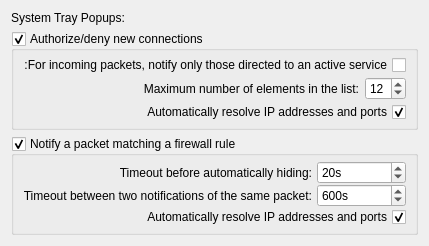
     <widget class="QWidget" name="Popups">
      <attribute name="title">
       <string>Popups</string>
      </attribute>
      <layout class="QVBoxLayout" name="verticalLayout_5">
       <item>
        <widget class="QLabel" name="labelPopups">
         <property name="sizePolicy">
          <sizepolicy hsizetype="Preferred" vsizetype="Maximum">
           <horstretch>0</horstretch>
           <verstretch>0</verstretch>
          </sizepolicy>
         </property>
         <property name="text">
          <string>System Tray Popups:</string>
         </property>
        </widget>
       </item>
       <item>
        <widget class="QGroupBox" name="gBPupNotifier">
         <property name="title">
          <string>Authorize/deny new connections</string>
         </property>
         <property name="checkable">
          <bool>true</bool>
         </property>
         <property name="checked">
          <bool>true</bool>
         </property>
         <layout class="QGridLayout" name="_2">
          <property name="leftMargin">
           <number>4</number>
          </property>
          <property name="topMargin">
           <number>4</number>
          </property>
          <property name="rightMargin">
           <number>9</number>
          </property>
          <property name="bottomMargin">
           <number>5</number>
          </property>
          <property name="horizontalSpacing">
           <number>6</number>
          </property>
          <property name="verticalSpacing">
           <number>2</number>
          </property>
          <item row="1" column="1">
           <widget class="IQFSpinBox" name="sbMaxPopupElems">
            <property name="minimum">
             <number>1</number>
            </property>
            <property name="maximum">
             <number>50</number>
            </property>
            <property name="singleStep">
             <number>1</number>
            </property>
            <property name="value">
             <number>12</number>
            </property>
           </widget>
          </item>
          <item row="1" column="0">
           <widget class="QLabel" name="label">
            <property name="sizePolicy">
             <sizepolicy hsizetype="Preferred" vsizetype="Preferred">
              <horstretch>1</horstretch>
              <verstretch>0</verstretch>
             </sizepolicy>
            </property>
            <property name="text">
             <string>Maximum number of elements in the list:</string>
            </property>
            <property name="alignment">
             <set>Qt::AlignRight|Qt::AlignTrailing|Qt::AlignVCenter</set>
            </property>
           </widget>
          </item>
          <item row="2" column="0" colspan="2">
           <widget class="IQFCheckBox" name="cBResolveNotifier">
            <property name="layoutDirection">
             <enum>Qt::RightToLeft</enum>
            </property>
            <property name="text">
             <string>Automatically resolve IP addresses and ports</string>
            </property>
            <property name="checked">
             <bool>true</bool>
            </property>
           </widget>
          </item>
          <item row="0" column="0" colspan="2">
           <widget class="IQFCheckBox" name="cBNotifyListeningOnly">
            <property name="layoutDirection">
             <enum>Qt::RightToLeft</enum>
            </property>
            <property name="text">
             <string>:For incoming packets, notify only those directed to an active service</string>
            </property>
           </widget>
          </item>
         </layout>
        </widget>
       </item>
       <item>
        <widget class="QGroupBox" name="gBPupMatch">
         <property name="title">
          <string>Notify a packet matching a firewall rule</string>
         </property>
         <property name="checkable">
          <bool>true</bool>
         </property>
         <property name="checked">
          <bool>true</bool>
         </property>
         <layout class="QGridLayout" name="_3">
          <property name="leftMargin">
           <number>9</number>
          </property>
          <property name="topMargin">
           <number>5</number>
          </property>
          <property name="rightMargin">
           <number>9</number>
          </property>
          <property name="bottomMargin">
           <number>5</number>
          </property>
          <property name="horizontalSpacing">
           <number>5</number>
          </property>
          <property name="verticalSpacing">
           <number>0</number>
          </property>
          <item row="1" column="1">
           <widget class="IQFSpinBox" name="sbBetweenMatches">
            <property name="sizePolicy">
             <sizepolicy hsizetype="Preferred" vsizetype="Fixed">
              <horstretch>1</horstretch>
              <verstretch>0</verstretch>
             </sizepolicy>
            </property>
            <property name="toolTip">
             <string>You can set a timeout between 10 and 36000 seconds (10 hours)</string>
            </property>
            <property name="suffix">
             <string comment="The timeout is expressed in seconds">s</string>
            </property>
            <property name="minimum">
             <number>10</number>
            </property>
            <property name="maximum">
             <number>36000</number>
            </property>
            <property name="singleStep">
             <number>10</number>
            </property>
            <property name="value">
             <number>600</number>
            </property>
           </widget>
          </item>
          <item row="1" column="0">
           <widget class="QLabel" name="label_2">
            <property name="sizePolicy">
             <sizepolicy hsizetype="Preferred" vsizetype="Preferred">
              <horstretch>3</horstretch>
              <verstretch>0</verstretch>
             </sizepolicy>
            </property>
            <property name="text">
             <string>Timeout between two notifications of the same packet:</string>
            </property>
            <property name="alignment">
             <set>Qt::AlignRight|Qt::AlignTrailing|Qt::AlignVCenter</set>
            </property>
           </widget>
          </item>
          <item row="0" column="0">
           <widget class="QLabel" name="labelTimeoutMatchNotify">
            <property name="sizePolicy">
             <sizepolicy hsizetype="Preferred" vsizetype="Preferred">
              <horstretch>3</horstretch>
              <verstretch>0</verstretch>
             </sizepolicy>
            </property>
            <property name="text">
             <string>Timeout before automatically hiding:</string>
            </property>
            <property name="alignment">
             <set>Qt::AlignRight|Qt::AlignTrailing|Qt::AlignVCenter</set>
            </property>
           </widget>
          </item>
          <item row="0" column="1">
           <widget class="IQFSpinBox" name="sbMatchPopupTimeout">
            <property name="sizePolicy">
             <sizepolicy hsizetype="Preferred" vsizetype="Fixed">
              <horstretch>1</horstretch>
              <verstretch>0</verstretch>
             </sizepolicy>
            </property>
            <property name="suffix">
             <string comment="the value is expressed in seconds">s</string>
            </property>
            <property name="minimum">
             <number>3</number>
            </property>
            <property name="maximum">
             <number>3600</number>
            </property>
            <property name="singleStep">
             <number>1</number>
            </property>
            <property name="value">
             <number>20</number>
            </property>
           </widget>
          </item>
          <item row="2" column="0" colspan="2">
           <widget class="IQFCheckBox" name="checkBoxResolveServices">
            <property name="layoutDirection">
             <enum>Qt::RightToLeft</enum>
            </property>
            <property name="text">
             <string>Automatically resolve IP addresses and ports</string>
            </property>
            <property name="checked">
             <bool>true</bool>
            </property>
           </widget>
          </item>
         </layout>
        </widget>
       </item>
      </layout>
     </widget>
